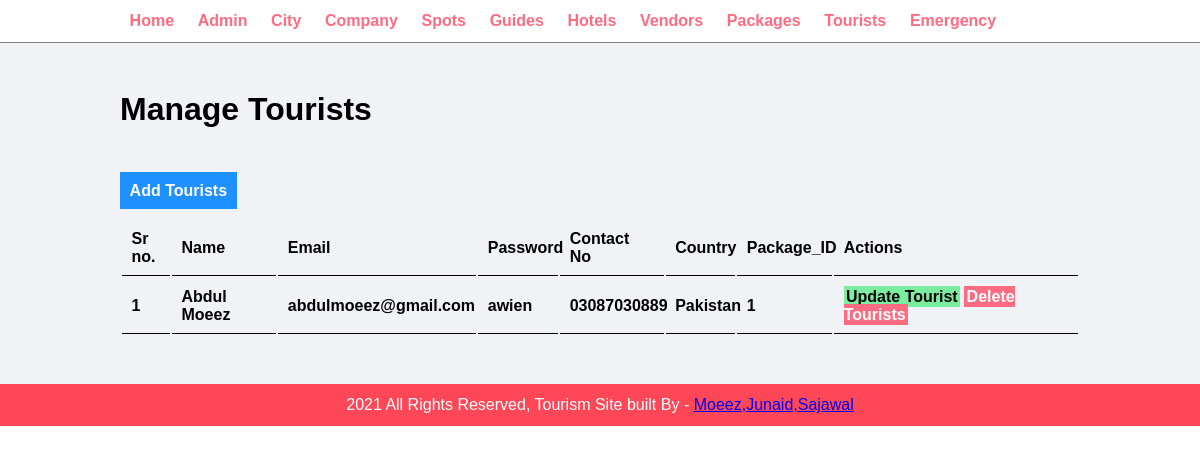
Page /admin/manage-tourist.php on the committed database.
### tables this page shows
CREATE TABLE `tourist` (
  `ID` int(11) NOT NULL,
  `Name` varchar(30) NOT NULL,
  `Email` varchar(30) NOT NULL,
  `Password` varchar(255) NOT NULL,
  `ContactNo` varchar(20) NOT NULL,
  `Country` varchar(20) DEFAULT NULL,
  `Package_ID` int(11) NOT NULL
);

### admin/manage-tourist.php (the view, shortened to what this page needs)
<?php include('partial/menu.php'); ?>
        <div class="main-content">
            <div class="wrapper">
                <h1>Manage Tourists</h1>
                <br/>
                <br/><br/>
                <a href="add-tourist.php" class="btn-primary">Add Tourists</a>
                <br /><br />
                <table class="tbl-full">
                    <tr>
                        <th>Sr no.</th>
                        <th>Name</th>
                        <th>Email</th>
                        <th>Password</th>
                        <th>Contact No</th>
                        <th>Country</th>
                        <th>Package_ID</th>
                        <th>Actions</th>
                    </tr>
                    <?php
                        $sql="SELECT * FROM tourist";
                        $res=mysqli_query($conn, $sql);
                        if ($res==TRUE) {
                            $count=mysqli_num_rows($res);
                            if ($count>0)
                            {
                                while ($rows=mysqli_fetch_assoc($res))
                                {
                                    $a=$rows['ID'];
                                    $b=$rows['Name'];
                                    $c=$rows['Email'];
                                    $d=$rows['Password'];
                                    $e=$rows['ContactNo'];
                                    $f=$rows['Country'];
                                    $g=$rows['Package_ID'];
                                    ?>
                                    <tr>
                                        <th><?php echo $a ?> </th>
                                        <th><?php echo $b ?></th>
                                        <th><?php echo $c ?></th>
                                        <th><?php echo $d ?></th>
                                        <th><?php echo $e ?></th>
                                        <th><?php echo $f ?></th>
                                        <th><?php echo $g ?></th>
                                        <th>
                                            <a href="<?php echo SITEURL; ?>admin/update-tourist.php?id=<?php echo $a; ?>" class="btn-secondary">Update Tourist</a>
                                            <a href="<?php echo SITEURL; ?>admin/delete-tourist.php?id=<?php echo $a; ?>" class="btn-danger">Delete Tourists</a>
                                        </th>
                                    </tr>
                                    <?php
                                }
                            }
                            else
                            {
                            }
                        }
                        else{
                        }
                    ?>
                </table>
            </div>
        </div>
<?php include('partial/footer.php'); ?>

### css/admin.css (style rules this page uses)
* { margin: 0; padding: 0; font-family: Arial, Helvetica, sans-serif; }
.wrapper { padding: 1%; width: 80%; margin: 0 auto; }
.tbl-full { width: 100%; }
table tr th { border-bottom: 1px solid black; padding: 1%; text-align: left; }
.btn-primary { background-color: #1e90ff; padding: 1%; color: white; text-decoration: none; font-weight: bold; }
.btn-secondary { background-color: #7bed9f; padding: 1%; color: black; text-decoration: none; font-weight: bold; }
.btn-danger { background-color: #ff6b81; padding: 1%; color: white; text-decoration: none; font-weight: bold; }
.main-content { background-color: #f1f2f6; padding: 3% 0; }

### rows in the picture
tourist: ID "1", Name "Abdul Moeez", Email "abdulmoeez@gmail.com", Password "awien", ContactNo "03087030889", Country "Pakistan", Package_ID "1"
